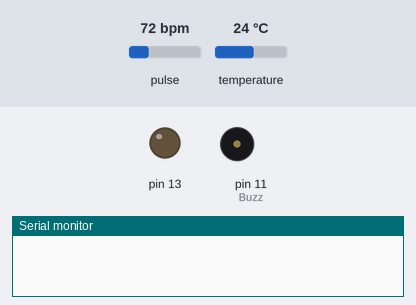
The sketch below on a simulated Arduino Uno, built with avr-gcc and run on an emulated ATmega328P. On the bench: output pins drawn as LEDs (lit = HIGH), buzzer (waves = sounding), the last lines printed to the serial monitor. Dashed ring = blinking. The test bench sets the inputs (shaded band); at power-on: pulse 72 bpm, temperature 24 °C.

Above: at 1.5 s.
1.6 s: pulse set to 62 bpm
4.3 s: pulse set to 58 bpm
At 6.8 s:
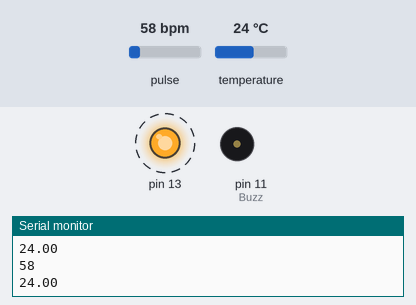
8.0 s: pulse set to 70 bpm
At 9.9 s:
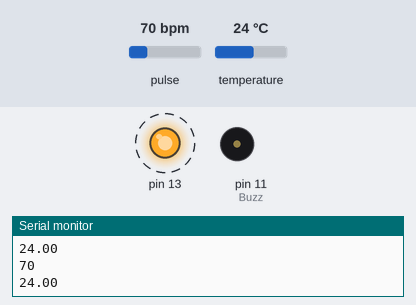
10.1 s: temperature set to 36.2 °C
11.7 s: temperature set to 37.6 °C
At 13.0 s:
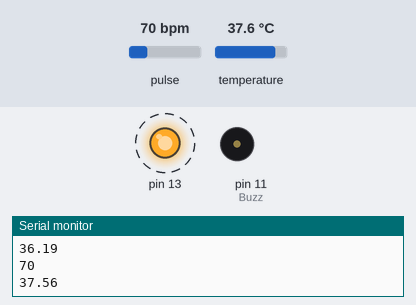
15.2 s: temperature set to 12 °C
At 16.4 s:
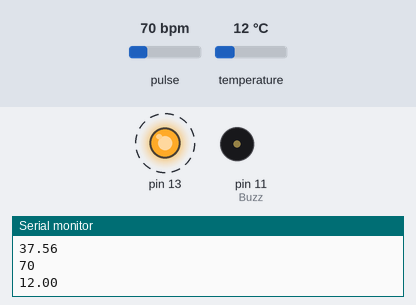
Timing chart, 0 to 18.2 s (numbered marks = the images above; inputs shaded):
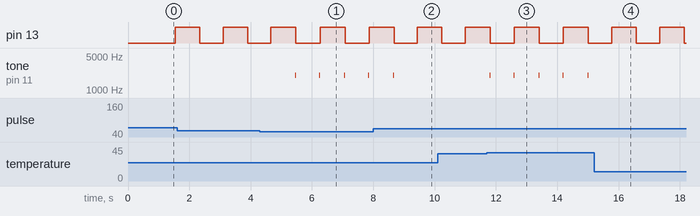

The sketch:

final.ino
```cpp
#define USE_ARDUINO_INTERRUPTS true    // Set-up low-level interrupts for most acurate BPM math.
#include <PulseSensorPlayground.h>     // Includes the PulseSensorPlayground Library.

#include <OneWire.h>
#include <DallasTemperature.h>


#define ONE_WIRE_BUS 8


OneWire oneWire(ONE_WIRE_BUS);
DallasTemperature sensors(&oneWire);

int Buzz=11;
//  Variables
float Celsius = 0;
//float Fahrenheit = 0;

const int PulseWire = 0;       // PulseSensor PURPLE WIRE connected to ANALOG PIN 0
const int LED13 = 13;          // The on-board Arduino LED, close to PIN 13.
int Threshold = 550;           // Determine which Signal to "count as a beat" and which to ignore.
int val;
int tempPin= 1;                               // Use the "Gettting Started Project" to fine-tune Threshold Value beyond default setting.
                               // Otherwise leave the default "550" value.

PulseSensorPlayground pulseSensor;  // Creates an instance of the PulseSensorPlayground object called "pulseSensor"


void setup() {
  pinMode(Buzz,OUTPUT);
  sensors.begin();

  Serial.begin(9600);          // For Serial Monitor

  // Configure the PulseSensor object, by assigning our variables to it.
  pulseSensor.analogInput(PulseWire);
  pulseSensor.blinkOnPulse(LED13);       //auto-magically blink Arduino's LED with heartbeat.
  pulseSensor.setThreshold(Threshold);

  // Double-check the "pulseSensor" object was created and "began" seeing a signal.
   if (pulseSensor.begin()) {
    //Serial.println("We created a pulseSensor Object !");  //This prints one time at Arduino power-up,  or on Arduino reset.
  }
}


void loop() {

 int myBPM = pulseSensor.getBeatsPerMinute();  // Calls function on our pulseSensor object that returns BPM as an "int".
sensors.requestTemperatures();

  Celsius = sensors.getTempCByIndex(0);
  //Fahrenheit = sensors.toFahrenheit(Celsius);
  if(Celsius>37||myBPM>100||myBPM<60){
    tone(Buzz,2000);
    delay(10);
    noTone(Buzz);
    delay(10);
  }
  else{
    digitalWrite(Buzz,LOW);
  }
  if(Celsius> -127){
    if(pulseSensor.sawStartOfBeat()) {
      delay(30);
      Serial.println(myBPM);
      Serial.println(Celsius);
    }

    }
  }
```

Measured:
- the behaviour switches between 60 and 59 bpm on pulse (found by bisection; images 0 and 1)
- the behaviour switches between 37 and 37.1 °C on temperature (found by bisection; images 2 and 3)
- after the input at 4.3 s, tone on pin 11 (Buzz): alternates 2000 Hz for 0.01 s and silent for 0.77 s, starting after 1.2 s
- after the input at 8.0 s, tone on pin 11 (Buzz): goes on until 8.7 s, then stays silent
- after the input at 11.7 s, tone on pin 11 (Buzz): alternates 2000 Hz for 0.01 s and silent for 0.79 s, starting after 0.10 s
- after the input at 15.2 s, tone on pin 11 (Buzz): stops changing and stays silent
- by itself, pin 13: alternates HIGH for 0.82 s and LOW for 0.78 s
